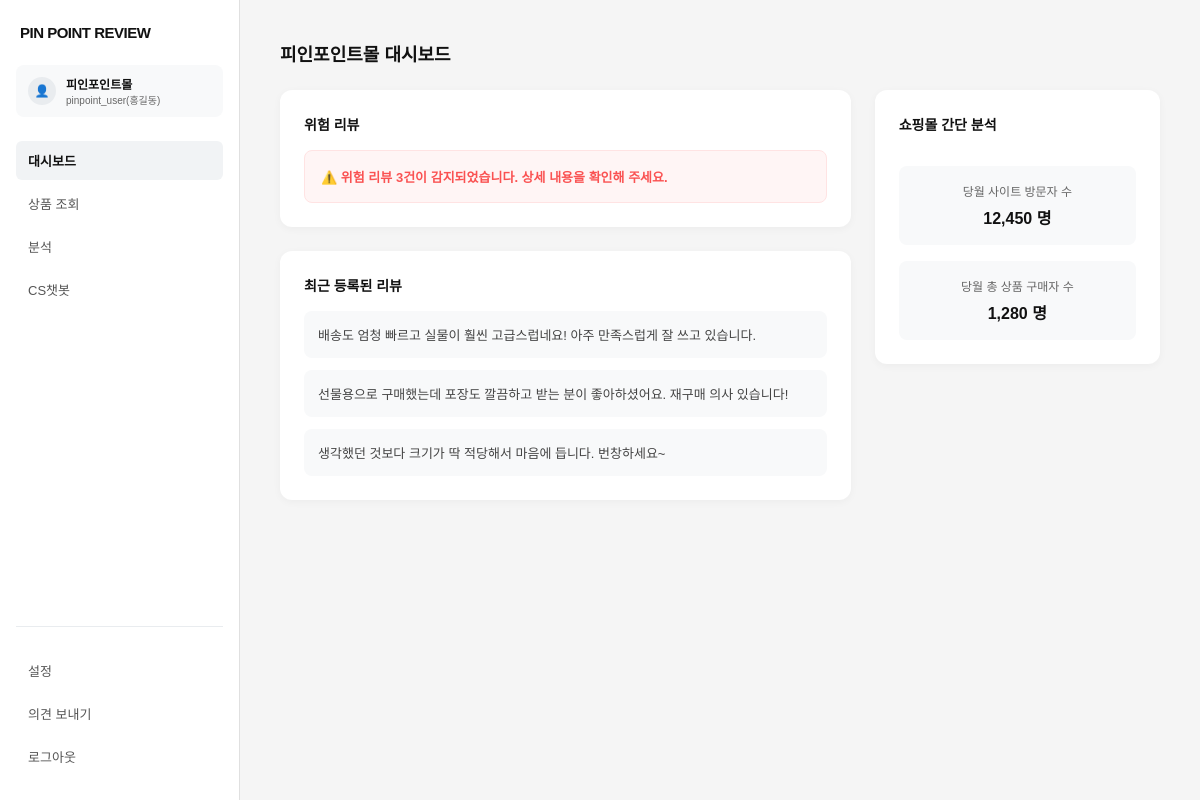
The app's page /dashboard (signed in) with its own data.
### tables this page shows
CREATE TABLE users (
    id            INTEGER PRIMARY KEY AUTOINCREMENT,
    name          TEXT NOT NULL,
    userid        TEXT NOT NULL UNIQUE,
    password_hash TEXT NOT NULL,
    shop_name     TEXT NOT NULL,
    business_num  TEXT NOT NULL,
    created_at    TEXT NOT NULL DEFAULT (datetime('now', 'localtime'))
);

CREATE TABLE reviews (
    id         INTEGER PRIMARY KEY AUTOINCREMENT,
    product_id INTEGER NOT NULL REFERENCES products(id) ON DELETE CASCADE,
    author     TEXT NOT NULL,
    content    TEXT NOT NULL,
    rating     INTEGER NOT NULL CHECK (rating BETWEEN 1 AND 5),
    is_risky   INTEGER NOT NULL DEFAULT 0,
    created_at TEXT NOT NULL DEFAULT (datetime('now', 'localtime'))
);

CREATE TABLE monthly_stats (
    user_id  INTEGER NOT NULL REFERENCES users(id) ON DELETE CASCADE,
    month    TEXT NOT NULL,              -- 'YYYY-MM'
    visitors INTEGER NOT NULL DEFAULT 0,
    buyers   INTEGER NOT NULL DEFAULT 0,
    PRIMARY KEY (user_id, month)
);

### backend/main.py (the view)
@app.get("/dashboard", name="dashboard", response_class=HTMLResponse)
def dashboard(request: Request,
              user=Depends(login_required),
              db: sqlite3.Connection = Depends(get_db)):
    risky_count = db.execute(
        "SELECT COUNT(*) FROM reviews r JOIN products p ON p.id = r.product_id "
        "WHERE p.user_id = ? AND r.is_risky = 1",
        (user["id"],),
    ).fetchone()[0]
    recent_reviews = db.execute(
        "SELECT r.* FROM reviews r JOIN products p ON p.id = r.product_id "
        "WHERE p.user_id = ? ORDER BY r.created_at DESC LIMIT 3",
        (user["id"],),
    ).fetchall()
    month = datetime.now().strftime("%Y-%m")
    stats = db.execute(
        "SELECT visitors, buyers FROM monthly_stats WHERE user_id = ? AND month = ?",
        (user["id"], month),
    ).fetchone() or {"visitors": 0, "buyers": 0}
    return render(request, "dashboard.html", active_menu="dashboard",
                  risky_count=risky_count, recent_reviews=recent_reviews, stats=stats)

### backend/templates/dashboard.html (shortened to what this page needs)
<!DOCTYPE html>
<html lang="ko">
<head>
</head>
<body>
    {% include '_sidebar.html' %}
    <main class="main-content">
        <h1 class="page-title">{{ current_user.shop_name }} 대시보드</h1>
        <div class="dashboard-grid">
            <div>
                <div class="card">
                    <div class="card-title">위험 리뷰</div>
                    <div class="alert-box">
                        {% if risky_count > 0 %}
                        ⚠️ 위험 리뷰 {{ risky_count }}건이 감지되었습니다. 상세 내용을 확인해 주세요.
                        {% else %}
                        ✅ 감지된 위험 리뷰가 없습니다.
                        {% endif %}
                    </div>
                </div>
                <div class="card">
                    <div class="card-title">최근 등록된 리뷰</div>
                    <div class="review-list">
                        {% for review in recent_reviews %}
                        <div class="review-item">{{ review.content }}</div>
                        {% else %}
                        <div class="review-item">등록된 리뷰가 없습니다.</div>
                        {% endfor %}
                    </div>
                </div>
            </div>
            <div>
                <div class="card analytics-card">
                    <div class="card-title">쇼핑몰 간단 분석</div>
                    <div class="stat-box">
                        <div class="stat-label">당월 사이트 방문자 수</div>
                        <div class="stat-value">{{ "{:,}".format(stats.visitors) }} 명</div>
                    </div>
                    <div class="stat-box">
                        <div class="stat-label">당월 총 상품 구매자 수</div>
                        <div class="stat-value">{{ "{:,}".format(stats.buyers) }} 명</div>
                    </div>
                </div>
            </div>
        </div>
    </main>
</body>
</html>

### backend/templates/_sidebar.html
    <aside class="sidebar">
        <div class="sidebar-top">
            <div class="logo">PIN POINT REVIEW</div>
            <div class="user-profile">
                <div class="profile-icon">👤</div>
                <div class="profile-info">
                    <div class="shop-name">{{ current_user.shop_name }}</div>
                    <div class="user-email">{{ current_user.userid }}({{ current_user.name }})</div>
                </div>
            </div>
            <ul class="menu-list">
                <li class="menu-item {{ 'active' if active_menu == 'dashboard' }}"><a href="{{ url_for('dashboard') }}">대시보드</a></li>
                <li class="menu-item {{ 'active' if active_menu == 'products' }}"><a href="{{ url_for('products') }}">상품 조회</a></li>
                <li class="menu-item"><a href="#">분석</a></li>
                <li class="menu-item"><a href="#">CS챗봇</a></li>
            </ul>
        </div>
        <div class="sidebar-bottom">
            <ul class="menu-list">
                <li class="menu-item {{ 'active' if active_menu == 'settings' }}"><a href="{{ url_for('settings') }}">설정</a></li>
                <li class="menu-item {{ 'active' if active_menu == 'feedback' }}"><a href="{{ url_for('feedback') }}">의견 보내기</a></li>
                <li class="menu-item"><a href="{{ url_for('logout') }}">로그아웃</a></li>
            </ul>
        </div>
    </aside>

### backend/templates/dashboard.html (style rules this page uses)
* { box-sizing: border-box; margin: 0; padding: 0; font-family: 'Apple SD Gothic Neo', 'Noto Sans KR', sans-serif; }
body { background-color: #F5F5F5; display: flex; height: 100vh; color: #333333; }
.sidebar { width: 240px; background-color: #ffffff; border-right: 1px solid #E0E0E0; display: flex; flex-direction: column; justify-content: space-between; padding: 24px 16px; flex-shrink: 0; }
.sidebar-top { display: flex; flex-direction: column; gap: 16px; }
.logo { font-size: 15px; font-weight: 800; color: #111111; padding-left: 4px; letter-spacing: -0.5px; margin-bottom: 8px; }
.user-profile { display: flex; align-items: center; gap: 10px; padding: 10px 12px; background-color: #F8F9FA; border-radius: 8px; }
.profile-icon { width: 28px; height: 28px; background-color: #E9ECEF; border-radius: 50%; display: flex; align-items: center; justify-content: center; font-size: 12px; }
.profile-info .shop-name { font-size: 12px; font-weight: 700; color: #111111; }
.profile-info .user-email { font-size: 10px; color: #666666; }
.menu-list { list-style: none; display: flex; flex-direction: column; gap: 4px; margin-top: 8px; }
.menu-item a { display: block; padding: 10px 12px; font-size: 13px; color: #555555; text-decoration: none; border-radius: 6px; transition: all 0.2s; }
.menu-item.active a, .menu-item a:hover { background-color: #F1F3F5; color: #111111; font-weight: 600; }
.sidebar-bottom { display: flex; flex-direction: column; gap: 4px; border-top: 1px solid #E9ECEF; padding-top: 16px; }
.main-content { flex: 1; padding: 40px; overflow-y: auto; }
.page-title { font-size: 18px; font-weight: 700; margin-bottom: 24px; color: #111111; }
.dashboard-grid { display: grid; grid-template-columns: 2fr 1fr; gap: 24px; }
.card { background-color: #ffffff; border-radius: 12px; padding: 24px; box-shadow: 0 2px 8px rgba(0, 0, 0, 0.04); margin-bottom: 24px; }
.card-title { font-size: 14px; font-weight: 700; margin-bottom: 16px; color: #111111; }
.alert-box { background-color: #FFF5F5; border: 1px solid #FFE3E3; border-radius: 8px; padding: 16px; color: #FA5252; font-size: 13px; font-weight: 600; }
.review-list { display: flex; flex-direction: column; gap: 12px; }
.review-item { padding: 14px; background-color: #F8F9FA; border-radius: 8px; font-size: 13px; color: #444444; }
.analytics-card { display: flex; flex-direction: column; gap: 16px; }
.stat-box { background-color: #F8F9FA; padding: 16px; border-radius: 8px; text-align: center; }
.stat-label { font-size: 12px; color: #666666; margin-bottom: 6px; }
.stat-value { font-size: 16px; font-weight: 700; color: #111111; }

### records on screen
users: shop_name "피인포인트몰", userid "pinpoint_user", name "홍길동"
reviews: content "배송도 엄청 빠르고 실물이 훨씬 고급스럽네요! 아주 만족스럽게 잘 쓰고 있습니다."
reviews: content "선물용으로 구매했는데 포장도 깔끔하고 받는 분이 좋아하셨어요. 재구매 의사 있습니다!"
reviews: content "생각했던 것보다 크기가 딱 적당해서 마음에 듭니다. 번창하세요~"
monthly_stats: visitors "12,450", buyers "1,280"

### other values on screen
{{ risky_count }} "3"
